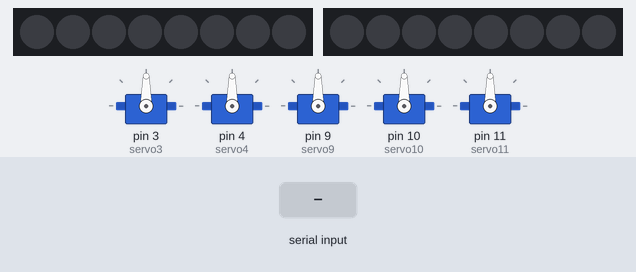
Bench run of a sketch on a simulated Arduino Uno, built with avr-gcc and run on an emulated ATmega328P. Shown: 2 × 8 RGB LEDs in strip order, left to right, 5 × servo. The inputs (shaded band) are chosen by the test bench. Dim RGB values are drawn brighter than linear.

Above: at 1.2 s.
1.3 s: "ON\n" received over Serial
At 1.7 s:
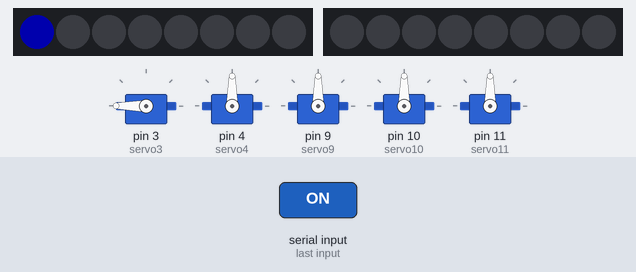
2.8 s: "L90\n" received over Serial
At 4.0 s:
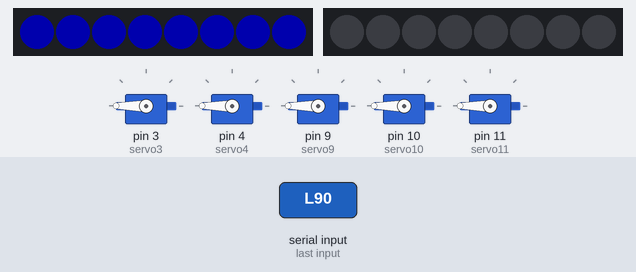
4.3 s: "LR\n" received over Serial
At 5.1 s:
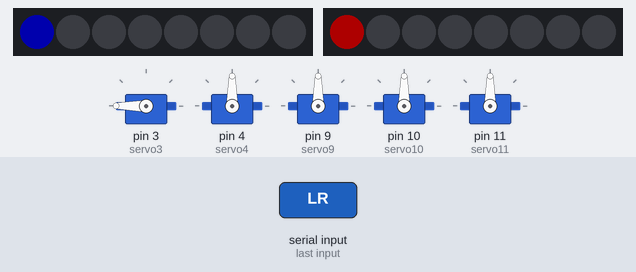
5.8 s: "R90\n" received over Serial
At 6.3 s:
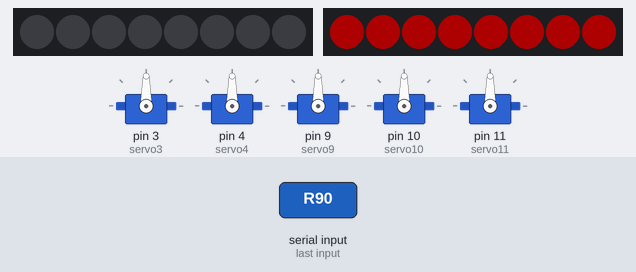
7.3 s: "R\n" received over Serial
At 8.5 s:
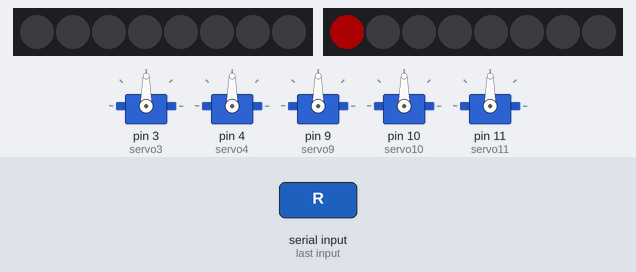
8.8 s: "90,45,200\n" received over Serial
At 10.0 s:
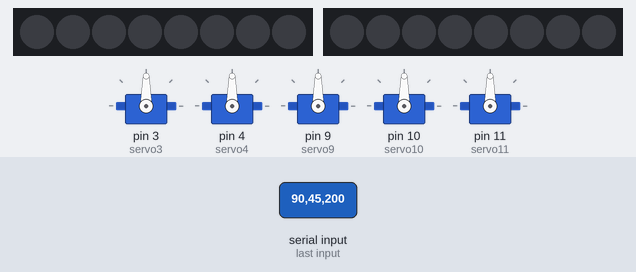
Timing chart, 0 to 11.3 s (numbered marks = the images above; inputs shaded):
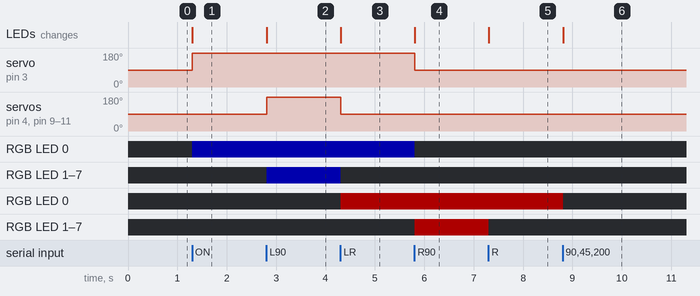

Measured:
- after the input at 1.3 s, servo on pin 3 (servo3): 90° → 180° at once; RGB LED 0: off → RGB(0, 0, 50) at once; the LEDs: change at once (image 1)
- after the input at 2.8 s, servo on pin 4 (servo4), servo on pin 9 (servo9), servo on pin 10 (servo10), servo on pin 11 (servo11): 90° → 180° at once; RGB LED 1–7: off → RGB(0, 0, 50) at once; the LEDs: change at once (image 2)
- after the input at 4.3 s, servo on pin 4 (servo4), servo on pin 9 (servo9), servo on pin 10 (servo10), servo on pin 11 (servo11): 180° → 90° at once; RGB LED 1–7: RGB(0, 0, 50) → off at once; RGB LED 0: off → RGB(50, 0, 0) at once; the LEDs: change at once (image 3)
- after the input at 5.8 s, servo on pin 3 (servo3): 180° → 90° at once; RGB LED 0: RGB(0, 0, 50) → off at once; RGB LED 1–7: off → RGB(50, 0, 0) at once; the LEDs: change at once (image 4)
- after the input at 7.3 s, RGB LED 1–7: RGB(50, 0, 0) → off at once; the LEDs: change at once (image 5)
- after the input at 8.8 s, RGB LED 0: RGB(50, 0, 0) → off at once; the LEDs: change at once (image 6)

The sketch:

arduino_led_control.ino
```cpp
#include <Adafruit_NeoPixel.h>
#include <Servo.h>

// 왼손 스트립은 D5(5), 오른손 스트립은 D6(6)에 연결합니다.
const int LEFT_NEOPIXEL_PIN = 5;
const int RIGHT_NEOPIXEL_PIN = 6;
const int NEOPIXEL_COUNT = 8;
const int LED_BRIGHTNESS = 50;

Adafruit_NeoPixel leftPixels(NEOPIXEL_COUNT, LEFT_NEOPIXEL_PIN, NEO_GRB + NEO_KHZ800);
Adafruit_NeoPixel rightPixels(NEOPIXEL_COUNT, RIGHT_NEOPIXEL_PIN, NEO_GRB + NEO_KHZ800);

// 서보모터 객체 생성 (MG995)
Servo servo3;
Servo servo4;
Servo servo9;
Servo servo10;
Servo servo11;

void clearPixels() {
  leftPixels.clear();
  rightPixels.clear();
}

void showLeftCount(int count) {
  int safeCount = constrain(count, 0, NEOPIXEL_COUNT);
  for (int i = 0; i < safeCount; i++) {
    leftPixels.setPixelColor(i, leftPixels.Color(0, 0, 255));
  }

  // 5번 LED(왼손) 개수에 부합하는 서보모터 동작 제어
  // 초기값 90도, 180도로 전환
  servo3.write(safeCount >= 1 ? 180 : 90);
  servo4.write(safeCount >= 2 ? 180 : 90);
  servo9.write(safeCount >= 3 ? 180 : 90);
  servo10.write(safeCount >= 4 ? 180 : 90);
  servo11.write(safeCount >= 5 ? 180 : 90);
}

void showRightCount(int count) {
  int safeCount = constrain(count, 0, NEOPIXEL_COUNT);
  for (int i = 0; i < safeCount; i++) {
    rightPixels.setPixelColor(i, rightPixels.Color(255, 0, 0));
  }
}

void showCommand(String command) {
  clearPixels();

  if (command == "ON" || command == "L") {
    showLeftCount(1);
    showRightCount(0);
  } else if (command == "R") {
    showRightCount(1);
    showLeftCount(0); // 왼손 및 서보 리셋
  } else if (command == "LR") {
    showLeftCount(1);
    showRightCount(1);
  } else if (command.length() >= 4 && command.charAt(0) == 'L') {
    int rightMarker = command.indexOf('R', 1);
    if (rightMarker > 1) {
      int leftCount = command.substring(1, rightMarker).toInt();
      int rightCount = command.substring(rightMarker + 1).toInt();
      showLeftCount(leftCount);
      showRightCount(rightCount);
    }
  } else if (command.length() >= 2 && (command.charAt(0) == 'L' || command.charAt(0) == 'R')) {
    int ledCount = command.substring(1).toInt();
    if (command.charAt(0) == 'L') {
      showLeftCount(ledCount);
    } else {
      showRightCount(ledCount);
      showLeftCount(0); // 왼손 및 서보 리셋
    }
  } else {
    // OFF 또는 기타 명령 시 모든 LED 꺼짐 및 서보모터 90도 초기화
    showLeftCount(0);
    showRightCount(0);
  }

  leftPixels.show();
  rightPixels.show();
}

void setup() {
  Serial.begin(9600);

  // NeoPixel 초기화
  leftPixels.begin();
  rightPixels.begin();
  leftPixels.setBrightness(LED_BRIGHTNESS);
  rightPixels.setBrightness(LED_BRIGHTNESS);
  clearPixels();
  leftPixels.show();
  rightPixels.show();

  // 서보모터 핀 연결 및 초기각도(90도) 세팅
  servo3.attach(3);
  servo4.attach(4);
  servo9.attach(9);
  servo10.attach(10);
  servo11.attach(11);

  servo3.write(90);
  servo4.write(90);
  servo9.write(90);
  servo10.write(90);
  servo11.write(90);
}

void loop() {
  if (Serial.available() <= 0) {
    return;
  }

  String command = Serial.readStringUntil('\n');
  command.trim();
  showCommand(command);
}
```
